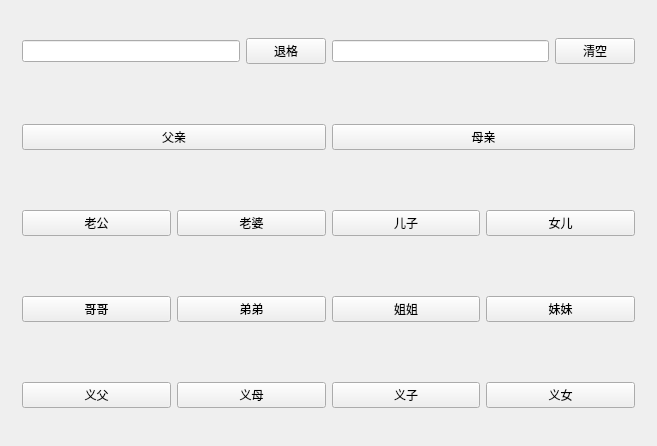
<?xml version="1.0" encoding="UTF-8"?>
<ui version="4.0">
 <class>Widget</class>
 <widget class="QWidget" name="Widget">
  <property name="geometry">
   <rect>
    <x>0</x>
    <y>0</y>
    <width>657</width>
    <height>446</height>
   </rect>
  </property>
  <property name="windowTitle">
   <string>Widget</string>
  </property>
  <layout class="QVBoxLayout" name="verticalLayout">
   <item>
    <widget class="QWidget" name="widgetResult" native="true">
     <layout class="QHBoxLayout" name="horizontalLayout">
      <item>
       <widget class="QLineEdit" name="lineEditTips">
        <property name="readOnly">
         <bool>false</bool>
        </property>
       </widget>
      </item>
      <item>
       <widget class="QPushButton" name="pushButtonBack">
        <property name="text">
         <string>退格</string>
        </property>
       </widget>
      </item>
      <item>
       <widget class="QLineEdit" name="lineEditResultName">
        <property name="maximumSize">
         <size>
          <width>220</width>
          <height>16777215</height>
         </size>
        </property>
        <property name="readOnly">
         <bool>false</bool>
        </property>
       </widget>
      </item>
      <item>
       <widget class="QPushButton" name="pushButtonClear">
        <property name="text">
         <string>清空</string>
        </property>
       </widget>
      </item>
     </layout>
    </widget>
   </item>
   <item>
    <widget class="QWidget" name="widgetParent" native="true">
     <layout class="QHBoxLayout" name="horizontalLayout_2">
      <item>
       <widget class="QPushButton" name="pushButtonFuqin">
        <property name="text">
         <string>父亲</string>
        </property>
       </widget>
      </item>
      <item>
       <widget class="QPushButton" name="pushButtonMuqin">
        <property name="text">
         <string>母亲</string>
        </property>
       </widget>
      </item>
     </layout>
    </widget>
   </item>
   <item>
    <widget class="QWidget" name="widgetFamily" native="true">
     <layout class="QHBoxLayout" name="horizontalLayout_3">
      <item>
       <widget class="QPushButton" name="pushButtonLaogong">
        <property name="text">
         <string>老公</string>
        </property>
       </widget>
      </item>
      <item>
       <widget class="QPushButton" name="pushButtonLaopo">
        <property name="text">
         <string>老婆</string>
        </property>
       </widget>
      </item>
      <item>
       <widget class="QPushButton" name="pushButtonErzi">
        <property name="text">
         <string>儿子</string>
        </property>
       </widget>
      </item>
      <item>
       <widget class="QPushButton" name="pushButtonNver">
        <property name="text">
         <string>女儿</string>
        </property>
       </widget>
      </item>
     </layout>
    </widget>
   </item>
   <item>
    <widget class="QWidget" name="widgetRelation" native="true">
     <layout class="QHBoxLayout" name="horizontalLayout_4">
      <item>
       <widget class="QPushButton" name="pushButtonGege">
        <property name="text">
         <string>哥哥</string>
        </property>
       </widget>
      </item>
      <item>
       <widget class="QPushButton" name="pushButtonDidi">
        <property name="text">
         <string>弟弟</string>
        </property>
       </widget>
      </item>
      <item>
       <widget class="QPushButton" name="pushButtonJiejie">
        <property name="text">
         <string>姐姐</string>
        </property>
       </widget>
      </item>
      <item>
       <widget class="QPushButton" name="pushButtonMeimei">
        <property name="text">
         <string>妹妹</string>
        </property>
       </widget>
      </item>
     </layout>
    </widget>
   </item>
   <item>
    <widget class="QWidget" name="widgetVirtualRelation" native="true">
     <layout class="QHBoxLayout" name="horizontalLayout_5">
      <item>
       <widget class="QPushButton" name="pushButtonYifu">
        <property name="text">
         <string>义父</string>
        </property>
       </widget>
      </item>
      <item>
       <widget class="QPushButton" name="pushButtonYimu">
        <property name="text">
         <string>义母</string>
        </property>
       </widget>
      </item>
      <item>
       <widget class="QPushButton" name="pushButtonYizi">
        <property name="text">
         <string>义子</string>
        </property>
       </widget>
      </item>
      <item>
       <widget class="QPushButton" name="pushButtonYinv">
        <property name="text">
         <string>义女</string>
        </property>
       </widget>
      </item>
     </layout>
    </widget>
   </item>
  </layout>
 </widget>
 <layoutdefault spacing="6" margin="11"/>
 <resources/>
 <connections/>
</ui>
